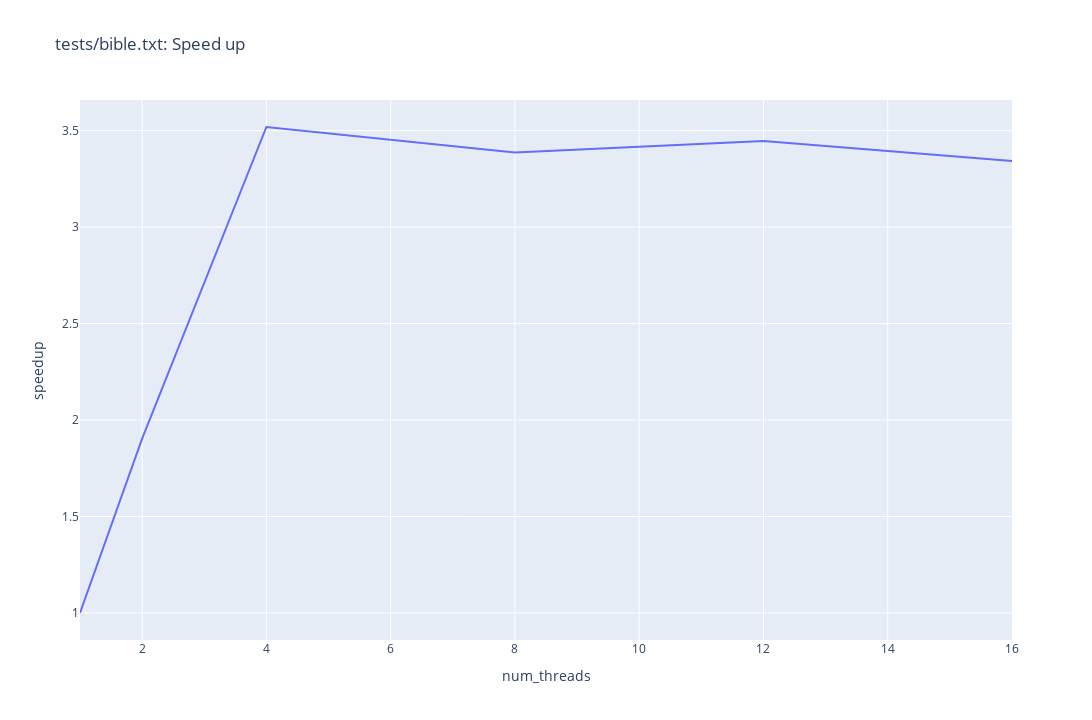
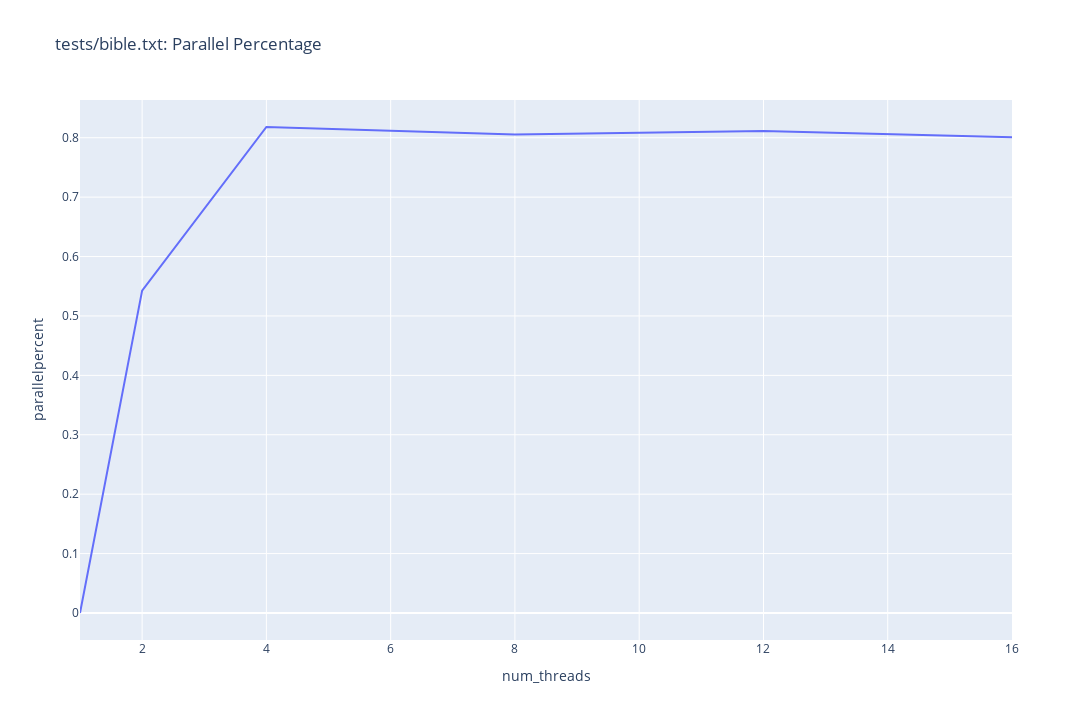
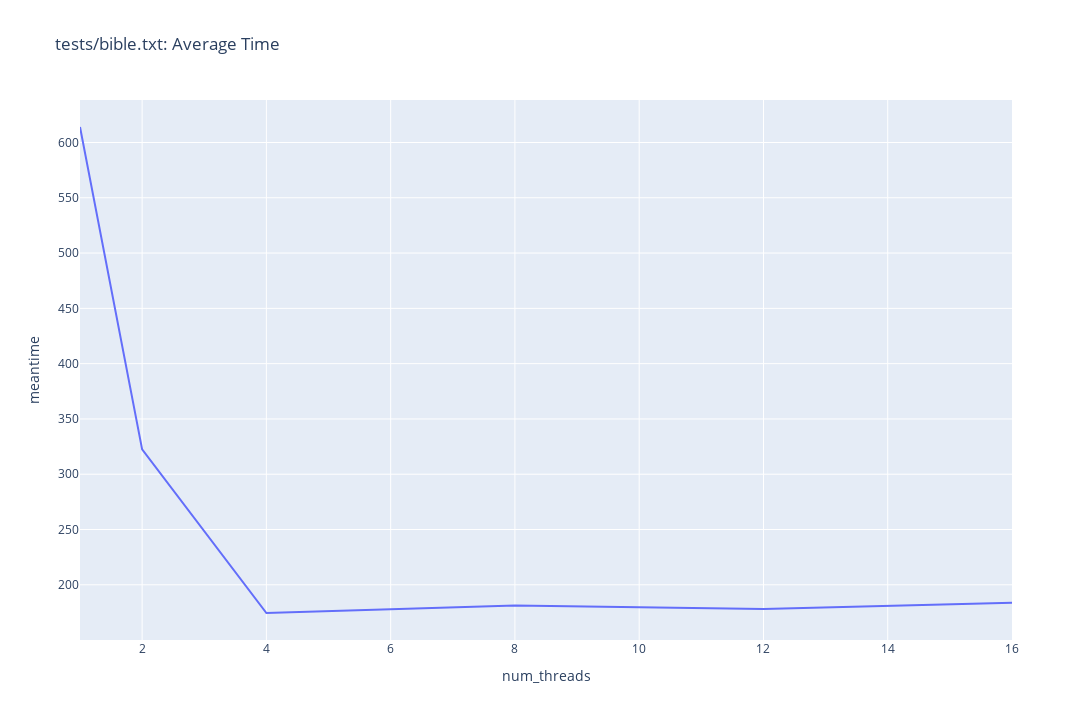

These figures' notebook cell, in order:
### Code cell
amdahs_ = calcamdahlforinput(evaldf, infile)
[print(n) for n in amdahs_]
amdf = pd.DataFrame(amdahs_, columns=["num_threads", "speedup", "parallelpercent", "meantime"])
fig = px.line(amdf, x="num_threads", y="speedup", height=height, width=width, title=f"{infile}: Speed up")
fig.show()
fig = px.line(amdf, x="num_threads", y="parallelpercent", height=height, width=width, title=f"{infile}: Parallel Percentage")
fig.show()
fig = px.line(amdf, x="num_threads", y="meantime", height=height, width=width, title=f"{infile}: Average Time")
fig.show()

### Figure 1 — Plotly figure (JSON) as saved in the notebook; plotly's stock layout.template omitted (floating-point values rounded to 4 significant figures)
{"data": [{"hovertemplate": "num_threads=%{x}<br>speedup=%{y}<extra></extra>", "legendgroup": "", "line": {"color": "#636efa", "dash": "solid"}, "marker": {"symbol": "circle"}, "mode": "lines", "name": "", "orientation": "v", "showlegend": false, "type": "scatter", "x": [1, 2, 4, 8, 12, 16], "xaxis": "x", "y": [1, 1.904, 3.519, 3.386, 3.446, 3.343], "yaxis": "y"}], "layout": {"height": 720, "legend": {"tracegroupgap": 0}, "title": {"text": "tests/bible.txt: Speed up"}, "width": 1280, "xaxis": {"anchor": "y", "autorange": true, "domain": [0, 1], "range": [1, 16], "title": {"text": "num_threads"}, "type": "linear"}, "yaxis": {"anchor": "x", "autorange": true, "domain": [0, 1], "range": [0.8601, 3.659], "title": {"text": "speedup"}, "type": "linear"}}}

### Figure 2 — Plotly figure (JSON) as saved in the notebook; plotly's stock layout.template omitted (floating-point values rounded to 4 significant figures)
{"data": [{"hovertemplate": "num_threads=%{x}<br>parallelpercent=%{y}<extra></extra>", "legendgroup": "", "line": {"color": "#636efa", "dash": "solid"}, "marker": {"symbol": "circle"}, "mode": "lines", "name": "", "orientation": "v", "showlegend": false, "type": "scatter", "x": [1, 2, 4, 8, 12, 16], "xaxis": "x", "y": [0, 0.5426, 0.8181, 0.8054, 0.8112, 0.801], "yaxis": "y"}], "layout": {"height": 720, "legend": {"tracegroupgap": 0}, "title": {"text": "tests/bible.txt: Parallel Percentage"}, "width": 1280, "xaxis": {"anchor": "y", "autorange": true, "domain": [0, 1], "range": [1, 16], "title": {"text": "num_threads"}, "type": "linear"}, "yaxis": {"anchor": "x", "autorange": true, "domain": [0, 1], "range": [-0.04545, 0.8635], "title": {"text": "parallelpercent"}, "type": "linear"}}}

### Figure 3 — Plotly figure (JSON) as saved in the notebook; plotly's stock layout.template omitted (floating-point values rounded to 4 significant figures)
{"data": [{"hovertemplate": "num_threads=%{x}<br>meantime=%{y}<extra></extra>", "legendgroup": "", "line": {"color": "#636efa", "dash": "solid"}, "marker": {"symbol": "circle"}, "mode": "lines", "name": "", "orientation": "v", "showlegend": false, "type": "scatter", "x": [1, 2, 4, 8, 12, 16], "xaxis": "x", "y": [614.0, 322.5, 174.5, 181.3, 178.2, 183.7], "yaxis": "y"}], "layout": {"height": 720, "legend": {"tracegroupgap": 0}, "title": {"text": "tests/bible.txt: Average Time"}, "width": 1280, "xaxis": {"anchor": "y", "autorange": true, "domain": [0, 1], "range": [1, 16], "title": {"text": "num_threads"}, "type": "linear"}, "yaxis": {"anchor": "x", "autorange": true, "domain": [0, 1], "range": [150.1, 638.4], "title": {"text": "meantime"}, "type": "linear"}}}
